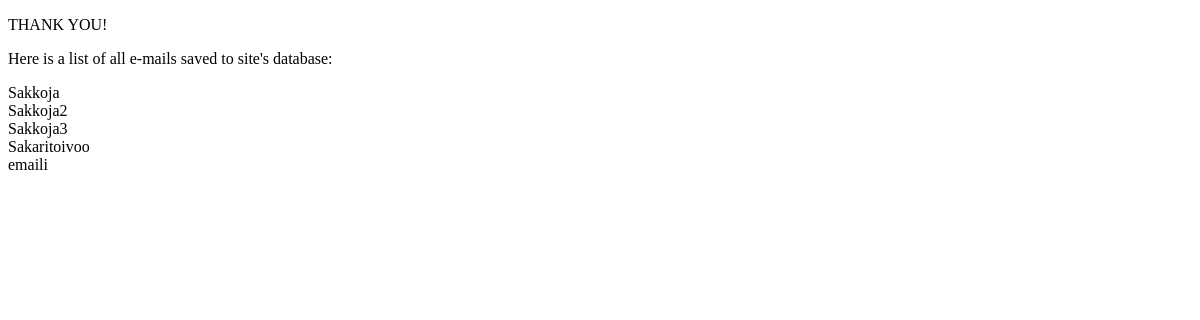
Page /your-email/ on the earlier database version.
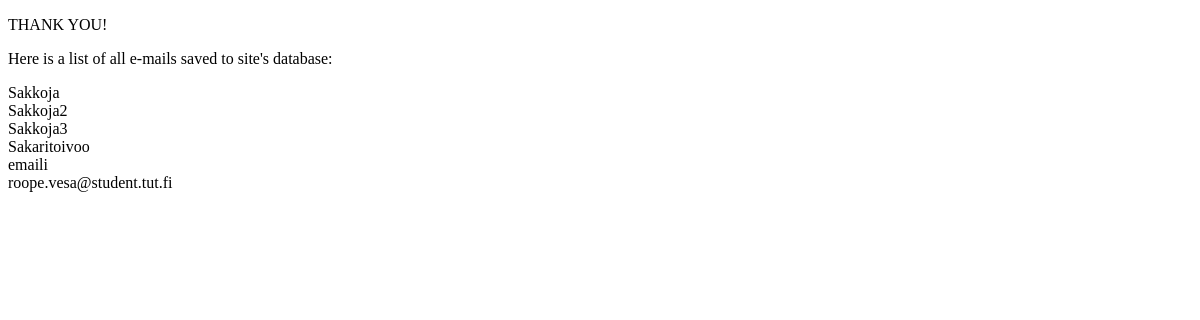
Same page on the later database version.
### first_app/models.py (models this page shows)
class Person(models.Model):
    email = models.CharField(max_length=100)

### first_app/views.py (the view)
# urls.py: path('your-email/', views.your_email),
def your_email(request):
    persons = Person.objects.all()
    return render(request, "first_app/your_email.html", {'persons': persons})

### first_app/templates/first_app/your_email.html (shortened to what this page needs)
<!DOCTYPE html>
<html lang="en">
<head>
</head>
<body>
  <p>THANK YOU!</p>
  <p> Here is a list of all e-mails saved to site's database: </p>
  {% for p in persons %}{{p.email}}<br>{% endfor %}

Differences in the rows shown:
added Person: email "roope.vesa@student.tut.fi"
